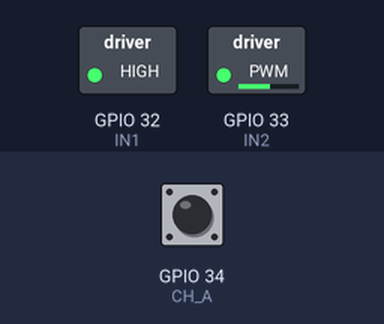
A program run on a simulated ESP32. On the bench: switched loads named in the program (green lamp = pin HIGH). Inputs (shaded band) come from the test bench; at power-on: GPIO 34 (CH_A) HIGH. Pins used as bus, display or sensor lines are not drawn; what the program prints to the serial monitor is not drawn.

Above: at 0.1 s.
Timing chart, 0 to 1.6 s (numbered marks = the images above):
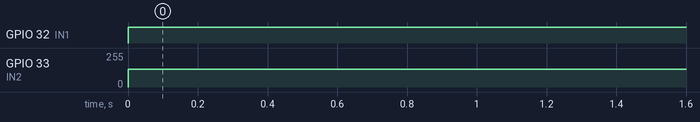

Measured:
- by itself, GPIO 32 (IN1): LOW → HIGH at 0.00 s
- by itself, GPIO 33 (IN2): 0/255 → 132/255 at 0.00 s

The program:

main.cpp
```cpp
#include <Arduino.h>
#define IN1 32 // Motor Driver
#define IN2 33 // Motor Driver
#define nSLEEP 25 // Motor Driver enable
#define CH_A 34 // Encoder
#define CH_B 35 // Encoder
#define wc 50 // Frecuencia de corte del filtro (rad/s)
#define Tf 0.005 // Tiempo de muestreo (s) [5 ms]

const uint16_t Resolucion = 1280;

double periodo=1000000;
double tiempo;
double vel_ang; // velocidad angular (raw)
double vel_1 = 0, vel_2 = 0;
volatile double vel_ang_median; // velocidad angular (filtro mediana)
double vel_ang_filt; // velocidad angular (filtro pasabajos)
double vpg = -2.5;

// Filtro pasabajos
double y_k_1 = 0; // y[k-1]

void IRAM_ATTR ISR_FUN() // Calcula el periodo
{
  periodo = micros() - tiempo;
  tiempo = micros(); //update
  if (digitalRead(CH_B) == 1)
  {
    vel_ang = 360.0/(periodo*0.000001*Resolucion);
  }
  else
  {
    vel_ang = -360.0/(periodo*0.000001*Resolucion);
  }

  // Filtro mediana
  if (((vel_ang < vel_1) && (vel_ang > vel_2)) || ((vel_ang > vel_1) && (vel_ang < vel_2)))
  {
    vel_ang_median = vel_ang;
  }

  else if (((vel_1 < vel_ang) && (vel_1 > vel_2)) || ((vel_1 > vel_ang) && (vel_1 < vel_2)))
  {
    vel_ang_median = vel_1;
  }
  else if (((vel_2 < vel_ang) && (vel_2 > vel_1)) || ((vel_2 > vel_ang) && (vel_2 < vel_1)))
  {
    vel_ang_median = vel_2;
  }

  vel_2 = vel_1; // vel[k-2]
  vel_1 = vel_ang; // vel[k-1]
}

void low_pass_filter(void *pvParameters) // Filtro pasabajos
{
  while(1)
  {
    double x_k = vel_ang_median;
    double y_k = (1.0/(wc*Tf + 1))*(y_k_1 + wc*Tf*x_k);
    y_k_1 = y_k; // Update y[k-1]

    vel_ang_filt = y_k; // Update global variable
    vTaskDelay(5); // 5 ms
  }
}

void env_volt(double vp)
{
  double vm = 5; // Voltaje máximo
  uint32_t Duty;

  if (vp >= 0)
  {
    Duty = (uint32_t)((1-vp/vm)*1023);

    ledcWrite(1,1023); // Duty Cycle 100%
    ledcWrite(2,Duty);
  }
  else
  {
    Duty = (uint32_t)((1+vp/vm)*1023);
    ledcWrite(1,Duty); // Duty Cycle 100%
    ledcWrite(2,1023);
  }
}

void mostrar_velocidad(void *pvParameters)
{
  double t = 0;
  while(1)
  {
    // vTaskDelay(1500);
    Serial.print(t); // Vector de tiempo
    Serial.print("  	");
    Serial.print(vpg); // Vector de voltaje
    Serial.print("  	");
    Serial.print(vel_ang_median); // Vector de velocidad (tras filtro mediana)
    Serial.print("  	");
    Serial.println(vel_ang_filt); // Vector velocidad (tras filtro pasabajo)
    t+=0.025;
    vTaskDelay(25); // Cada 25 ms
  }
}

void variar_voltaje(void *pvParameters)
{
  while(1)
  {
    // vpg += 0.5;
    // if (vpg > 2.5) vpg = -2.5;
    vpg = 2.4; // Voltaje a enviar al motor
    env_volt(vpg);

    vTaskDelay(2000);
  }
}

void setup() {
  pinMode(nSLEEP,OUTPUT);
  pinMode(CH_A, INPUT_PULLUP);
  pinMode(CH_B, INPUT_PULLUP);
  digitalWrite(nSLEEP,HIGH); // Enable driver

  // Setup PWM pins
  ledcSetup(1,20000,10);
  ledcSetup(2,20000,10);

  // Attach to encoder pins
  ledcAttachPin(IN1,1);
  ledcAttachPin(IN2,2);

  attachInterrupt(CH_A, ISR_FUN, RISING); // Triggered by encoder

  tiempo = micros();
  Serial.begin(115200);

  xTaskCreatePinnedToCore(mostrar_velocidad, "", 4000, NULL, 1, NULL, APP_CPU_NUM); // Create task
  xTaskCreatePinnedToCore(variar_voltaje, "", 4000, NULL, 2, NULL, APP_CPU_NUM); // Create task
  xTaskCreatePinnedToCore(low_pass_filter, "", 4000, NULL, 3, NULL, APP_CPU_NUM); // Create filter task
  Serial.println("Done!");
}

void loop() {}
```
